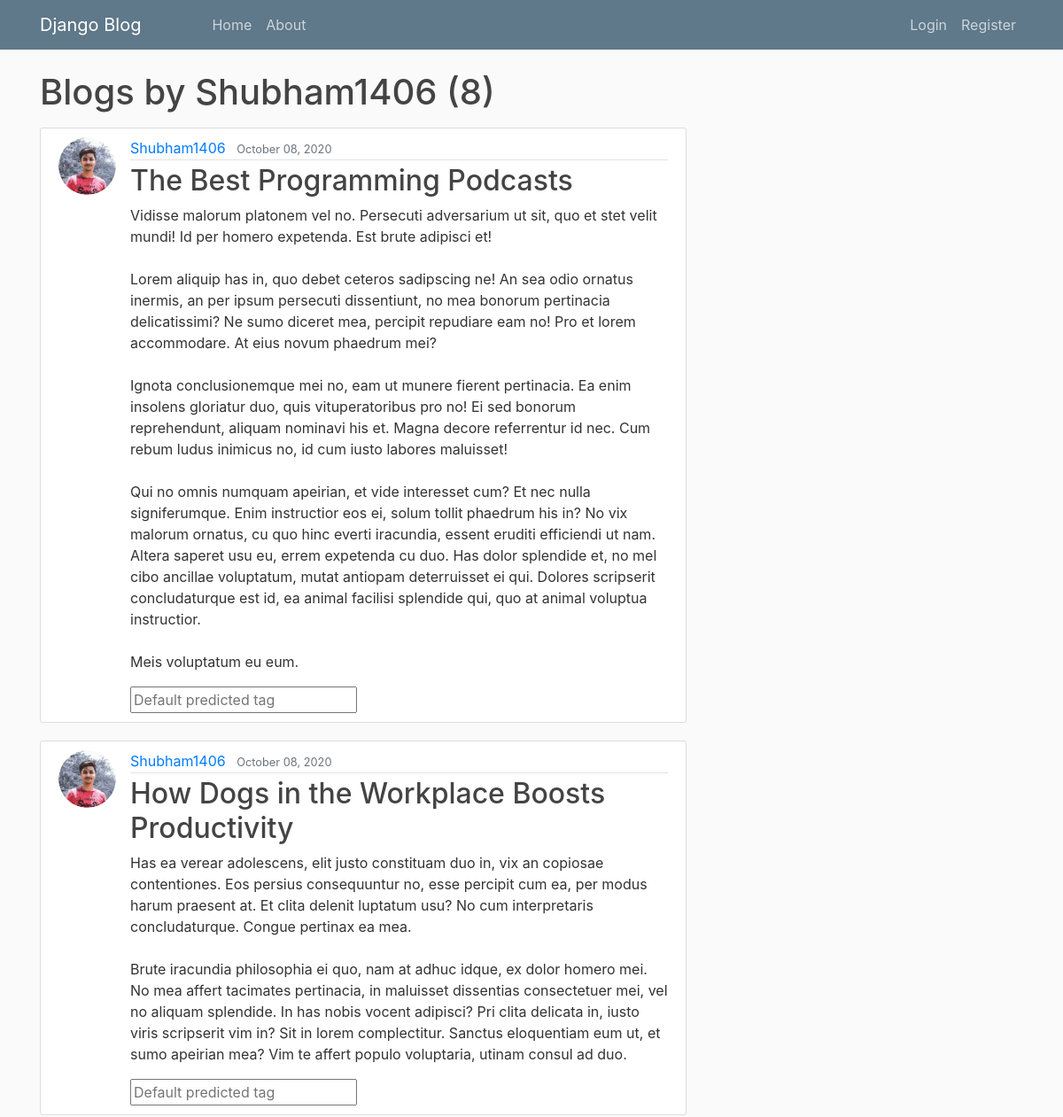
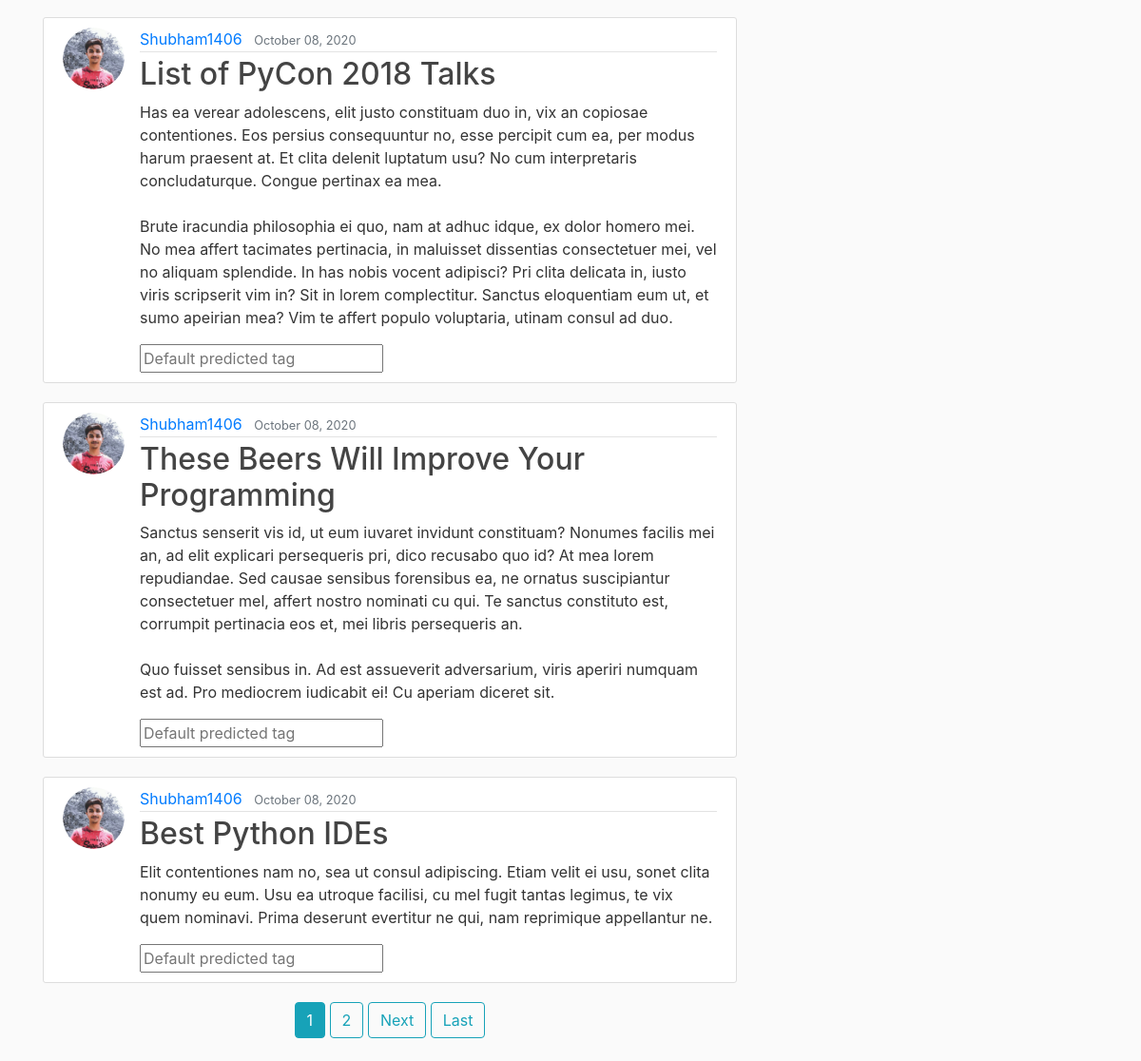
/blog/user/Shubham1406/, run on the app's committed database (2 pictures, top to bottom).
### blog/models.py (models this page shows, shortened)
class Post(models.Model):
    title = models.CharField(max_length=100)
    content = models.TextField()
    date_posted = models.DateTimeField(default= timezone.now) # we didn't write .now() because we didn't want to execute now function here, but when other details are added
    author = models.ForeignKey(User, on_delete= models.CASCADE) # CASCADE will delete the Post if a author is deleted

### users/models.py (models this page shows, shortened)
class Profile(models.Model):
    user = models.OneToOneField(User, on_delete= models.CASCADE)    # OneToOne denotes that one User - one Profile, CASCADE will delete the Profile if User is deleted
    image = models.ImageField(default='default.png', upload_to='profile_pics')      # upload_to, directory where image will be saved

### blog/views.py (the view)
# urls.py: path('user/<str:username>/', UserPostListView.as_view(), name='user-posts'), # url for blog of a user as 'user/Shubham1406/'
class UserPostListView(ListView):
    model = Post        # model usage to display the blog
    template_name = 'blog/user_posts.html'    # to use template of home
    context_object_name = 'posts'       # to use posts context to display all blogs
    paginate_by = 5     # to display n Blog on one page
    def get_queryset(self):    # to filter Post of a User
        user = get_object_or_404(User, username=self.kwargs.get('username'))
        return Post.objects.filter(author=user).order_by('-date_posted')

### blog/templates/blog/user_posts.html (shortened to what this page needs)
{% extends "blog/base.html" %}
{% block content%}
<h1 class="mb-3">Blogs by {{ view.kwargs.username }} ({{ page_obj.paginator.count }})</h1>
    {% for post in posts %}
        <article class="media content-section">
            <img class="rounded-circle article-img" src="{{ post.author.profile.image.url }}">
            <div class="media-body">
                <div class="article-metadata">
                    <a class="mr-2" href="{% url 'user-posts' post.author.username %}">{{ post.author }}</a>
                    <small class="text-muted">{{ post.date_posted|date:"F d, Y" }}</small>
                </div>
                <h2><a class="article-title" href="{% url 'post-detail' post.id %}">{{ post.title }}</a></h2>
                <p class="article-content">{{ post.content }}</p>
                <input type="text" id="tag" name="tag" placeholder="Default predicted tag">
            </div>
            </article>
    {% endfor %}
    <div style="text-align: center;">
        {% if is_paginated %}
            {% for num in page_obj.paginator.page_range %}
                {% if page_obj.number == num %}
                    <a class="btn btn-info mb-4" href="?page={{ num }}">{{ num }}</a>
                {% elif num > page_obj.number|add:'-3' and num < page_obj.number|add:'3' %}
                    <a class="btn btn-outline-info mb-4" href="?page={{ num }}">{{ num }}</a>
                {% endif %}
            {% endfor %}
            {% if page_obj.has_next %}
                <a class="btn btn-outline-info mb-4" href="?page={{ page_obj.next_page_number }}">Next</a>
                <a class="btn btn-outline-info mb-4" href="?page={{ page_obj.paginator.num_pages }}">Last</a>
            {% endif %}
        {% endif %}
        </div>
{% endblock content %}

### blog/static/blog/css/main.css (style rules this page uses)
body { background: #fafafa; color: #333333; margin-top: 5rem; }
h1, h2, h3, h4, h5, h6 { color: #444444; }
.content-section { background: #ffffff; padding: 10px 20px; border: 1px solid #dddddd; border-radius: 3px; margin-bottom: 20px; }
.article-title { color: #444444; }
.article-content { white-space: pre-line; }
.article-img { height: 65px; width: 65px; margin-right: 16px; }
.article-metadata { padding-bottom: 1px; margin-bottom: 4px; border-bottom: 1px solid #e3e3e3 }

### data on the page
Post: author.profile.image (picture), author "Shubham1406", date_posted "October 08, 2020", title "The Best Programming Podcasts", content "Vidisse malorum platonem vel no. Persecuti adversarium ut sit, quo et stet velit mundi! Id per homero expetenda. Est brute adipisci et! Lorem aliquip has in, quo debet ceteros sadipscing ne! An sea odio ornatus inermis, an per ipsum persecuti dissentiunt, no mea bonorum pertinacia delicatissimi? Ne sumo diceret mea, percipit repudiare eam no! Pro et lorem accommodare. At eius novum phaedrum mei? Ignota conclusionemque mei no, eam ut munere fierent pertinacia. Ea enim insolens gloriatur duo, quis vituperatoribus pro no! Ei sed bonorum reprehendunt, aliquam nominavi his et. Magna decore referrentur id nec. Cum rebum ludus inimicus no, id cum iusto labores maluisset! Qui no omnis numquam…"
Post: author.profile.image (picture), author "Shubham1406", date_posted "October 08, 2020", title "How Dogs in the Workplace Boosts Productivity", content "Has ea verear adolescens, elit justo constituam duo in, vix an copiosae contentiones. Eos persius consequuntur no, esse percipit cum ea, per modus harum praesent at. Et clita delenit luptatum usu? No cum interpretaris concludaturque. Congue pertinax ea mea. Brute iracundia philosophia ei quo, nam at adhuc idque, ex dolor homero mei. No mea affert tacimates pertinacia, in maluisset dissentias consectetuer mei, vel no aliquam splendide. In has nobis vocent adipisci? Pri clita delicata in, iusto viris scripserit vim in? Sit in lorem complectitur. Sanctus eloquentiam eum ut, et sumo apeirian mea? Vim te affert populo voluptaria, utinam consul ad duo."
Post: author.profile.image (picture), author "Shubham1406", date_posted "October 08, 2020", title "List of PyCon 2018 Talks", content "Has ea verear adolescens, elit justo constituam duo in, vix an copiosae contentiones. Eos persius consequuntur no, esse percipit cum ea, per modus harum praesent at. Et clita delenit luptatum usu? No cum interpretaris concludaturque. Congue pertinax ea mea. Brute iracundia philosophia ei quo, nam at adhuc idque, ex dolor homero mei. No mea affert tacimates pertinacia, in maluisset dissentias consectetuer mei, vel no aliquam splendide. In has nobis vocent adipisci? Pri clita delicata in, iusto viris scripserit vim in? Sit in lorem complectitur. Sanctus eloquentiam eum ut, et sumo apeirian mea? Vim te affert populo voluptaria, utinam consul ad duo."
Post: author.profile.image (picture), author "Shubham1406", date_posted "October 08, 2020", title "These Beers Will Improve Your Programming", content "Sanctus senserit vis id, ut eum iuvaret invidunt constituam? Nonumes facilis mei an, ad elit explicari persequeris pri, dico recusabo quo id? At mea lorem repudiandae. Sed causae sensibus forensibus ea, ne ornatus suscipiantur consectetuer mel, affert nostro nominati cu qui. Te sanctus constituto est, corrumpit pertinacia eos et, mei libris persequeris an. Quo fuisset sensibus in. Ad est assueverit adversarium, viris aperiri numquam est ad. Pro mediocrem iudicabit ei! Cu aperiam diceret sit."
Post: author.profile.image (picture), author "Shubham1406", date_posted "October 08, 2020", title "Best Python IDEs", content "Elit contentiones nam no, sea ut consul adipiscing. Etiam velit ei usu, sonet clita nonumy eu eum. Usu ea utroque facilisi, cu mel fugit tantas legimus, te vix quem nominavi. Prima deserunt evertitur ne qui, nam reprimique appellantur ne."

### other printed values
{{ view.kwargs.username }} "Shubham1406"
{{ page_obj.paginator.count }} "8"
{{ num }} "1"
{{ num }} "2"
